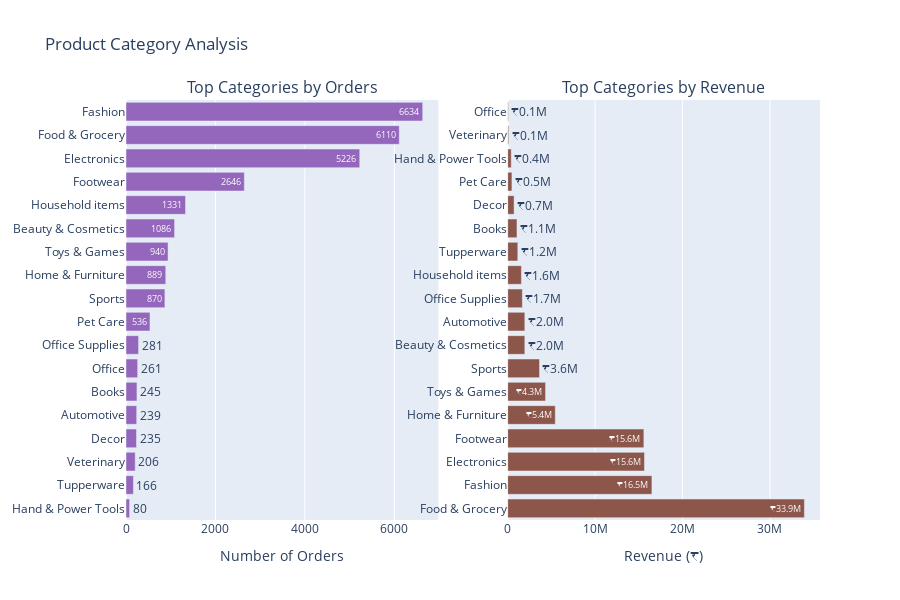
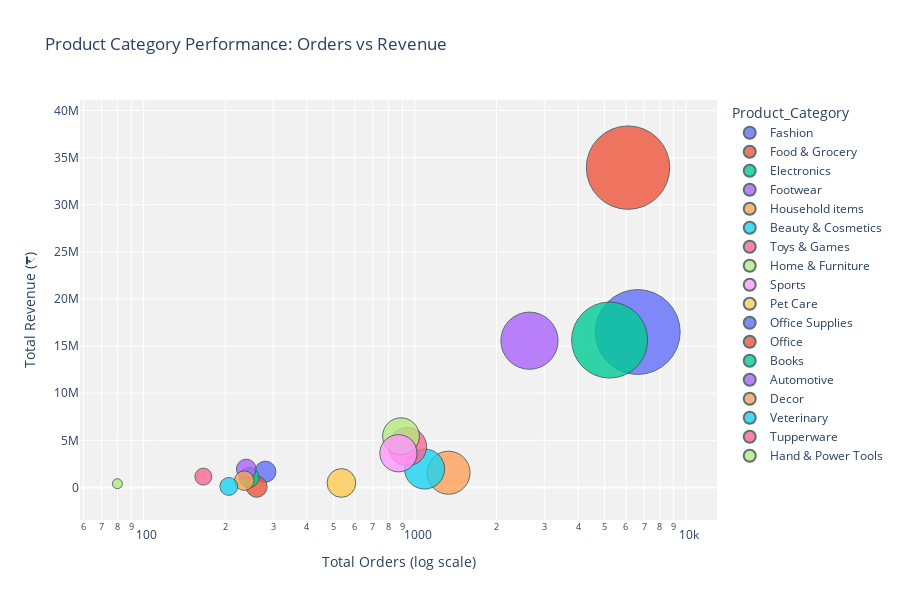

Here is the notebook cell these charts were saved with, in order:
### Markdown cell above
Product Analysis

### Code cell
### Product Analysis
# Clean and map product categories
df['Product_Category'] = df['Product_Category'].str.strip()

product_map = {
    'Auto': 'Automotive',
    'Clothing & Apparel': 'Fashion',
    'Electronics & Gadgets': 'Electronics',
    'Footwear & Shoes': 'Footwear',
    'Furniture': 'Home & Furniture',
    'Games & Toys': 'Toys & Games',
    'Sports Products': 'Sports',
    'Beauty': 'Beauty & Cosmetics',
    'Food': 'Food & Grocery',
    'Stationery': 'Office Supplies'
}

df['Product_Category'] = df['Product_Category'].map(product_map).fillna(df['Product_Category'])

product_analysis = df.groupby('Product_Category').agg(
    Customers=('User_ID', 'nunique'),
    Orders=('Orders', 'sum'),
    Revenue=('Amount', 'sum'),
    Avg_Spending=('Amount', 'mean')
).sort_values('Orders', ascending=False).reset_index()

# Sort by Revenue for the second plot
product_analysis_rev = product_analysis.sort_values('Revenue', ascending=False)

fig = make_subplots(
    rows=1, cols=2, 
    subplot_titles=('Top Categories by Orders', 'Top Categories by Revenue'),
    column_widths=[0.5, 0.5]
)

# Orders plot
fig.add_trace(go.Bar(
    y=product_analysis['Product_Category'], 
    x=product_analysis['Orders'],
    name='Orders', 
    orientation='h', 
    marker_color='#9467bd',
    text=product_analysis['Orders'],
    textposition='auto'
), row=1, col=1)

# Revenue plot
fig.add_trace(go.Bar(
    y=product_analysis_rev['Product_Category'], 
    x=product_analysis_rev['Revenue'],
    name='Revenue', 
    orientation='h', 
    marker_color='#8c564b',
    text=[f'₹{x/1000000:.1f}M' for x in product_analysis_rev['Revenue']],
    textposition='auto'
), row=1, col=2)

fig.update_layout(
    height=600, 
    title_text="Product Category Analysis", 
    showlegend=False,
    yaxis=dict(autorange="reversed")
)
fig.update_xaxes(title_text="Number of Orders", row=1, col=1)
fig.update_xaxes(title_text="Revenue (₹)", row=1, col=2)
fig.show()

# Product category bubble chart
fig = px.scatter(
    product_analysis, 
    x='Orders', 
    y='Revenue', 
    size='Customers', 
    color='Product_Category',
    hover_name='Product_Category', 
    log_x=True, 
    size_max=60,
    title='Product Category Performance: Orders vs Revenue',
    labels={'Orders': 'Total Orders (log scale)', 'Revenue': 'Total Revenue (₹)'}
)
fig.update_traces(
    marker=dict(opacity=0.8, line=dict(width=1, color='DarkSlateGrey')),
    selector=dict(mode='markers')
)
fig.update_layout(
    plot_bgcolor='rgba(240,240,240,0.9)',
    height=600
)
fig.show()

### Figure 1 — Plotly figure (JSON) as saved in the notebook; plotly's stock layout.template omitted (floating-point values rounded to 4 significant figures)
{"data": [{"marker": {"color": "#9467bd"}, "name": "Orders", "orientation": "h", "text": [6634.0, 6110.0, 5226.0, 2646.0, 1331.0, 1086.0, 940.0, 889.0, 870.0, 536.0, 281.0, 261.0, 245.0, 239.0, 235.0, 206.0, 166.0, 80.0], "textposition": "auto", "type": "bar", "x": [6634, 6110, 5226, 2646, 1331, 1086, 940, 889, 870, 536, 281, 261, 245, 239, 235, 206, 166, 80], "xaxis": "x", "y": ["Fashion", "Food & Grocery", "Electronics", "Footwear", "Household items", "Beauty & Cosmetics", "Toys & Games", "Home & Furniture", "Sports", "Pet Care", "Office Supplies", "Office", "Books", "Automotive", "Decor", "Veterinary", "Tupperware", "Hand & Power Tools"], "yaxis": "y"}, {"marker": {"color": "#8c564b"}, "name": "Revenue", "orientation": "h", "text": ["₹33.9M", "₹16.5M", "₹15.6M", "₹15.6M", "₹5.4M", "₹4.3M", "₹3.6M", "₹2.0M", "₹2.0M", "₹1.7M", "₹1.6M", "₹1.2M", "₹1.1M", "₹0.7M", "₹0.5M", "₹0.4M", "₹0.1M", "₹0.1M"], "textposition": "auto", "type": "bar", "x": [33933883, 16495019, 15643846, 15575209, 5440051, 4331694, 3635933, 1959484, 1958609, 1676051, 1569337, 1155642, 1061478, 730360, 482277, 405618, 112702, 81936], "xaxis": "x2", "y": ["Food & Grocery", "Fashion", "Electronics", "Footwear", "Home & Furniture", "Toys & Games", "Sports", "Beauty & Cosmetics", "Automotive", "Office Supplies", "Household items", "Tupperware", "Books", "Decor", "Pet Care", "Hand & Power Tools", "Veterinary", "Office"], "yaxis": "y2"}], "layout": {"annotations": [{"font": {"size": 16}, "showarrow": false, "text": "Top Categories by Orders", "x": 0.225, "xanchor": "center", "xref": "paper", "y": 1, "yanchor": "bottom", "yref": "paper"}, {"font": {"size": 16}, "showarrow": false, "text": "Top Categories by Revenue", "x": 0.775, "xanchor": "center", "xref": "paper", "y": 1, "yanchor": "bottom", "yref": "paper"}], "height": 600, "showlegend": false, "title": {"text": "Product Category Analysis"}, "xaxis": {"anchor": "y", "domain": [0, 0.45], "title": {"text": "Number of Orders"}}, "xaxis2": {"anchor": "y2", "domain": [0.55, 1], "title": {"text": "Revenue (₹)"}}, "yaxis": {"anchor": "x", "autorange": "reversed", "domain": [0, 1]}, "yaxis2": {"anchor": "x2", "domain": [0, 1]}}}

### Figure 2 — Plotly figure (JSON) as saved in the notebook; plotly's stock layout.template omitted (floating-point values rounded to 4 significant figures)
{"data": [{"hovertemplate": "<b>%{hovertext}</b><br><br>Product_Category=Fashion<br>Total Orders (log scale)=%{x}<br>Total Revenue (₹)=%{y}<br>Customers=%{marker.size}<extra></extra>", "hovertext": ["Fashion"], "legendgroup": "Fashion", "marker": {"color": "#636efa", "line": {"color": "DarkSlateGrey", "width": 1}, "opacity": 0.8, "size": [1757], "sizemode": "area", "sizeref": 0.4881, "symbol": "circle"}, "mode": "markers", "name": "Fashion", "orientation": "v", "showlegend": true, "type": "scatter", "x": [6634], "xaxis": "x", "y": [16495019], "yaxis": "y"}, {"hovertemplate": "<b>%{hovertext}</b><br><br>Product_Category=Food & Grocery<br>Total Orders (log scale)=%{x}<br>Total Revenue (₹)=%{y}<br>Customers=%{marker.size}<extra></extra>", "hovertext": ["Food & Grocery"], "legendgroup": "Food & Grocery", "marker": {"color": "#EF553B", "line": {"color": "DarkSlateGrey", "width": 1}, "opacity": 0.8, "size": [1698], "sizemode": "area", "sizeref": 0.4881, "symbol": "circle"}, "mode": "markers", "name": "Food & Grocery", "orientation": "v", "showlegend": true, "type": "scatter", "x": [6110], "xaxis": "x", "y": [33933883], "yaxis": "y"}, {"hovertemplate": "<b>%{hovertext}</b><br><br>Product_Category=Electronics<br>Total Orders (log scale)=%{x}<br>Total Revenue (₹)=%{y}<br>Customers=%{marker.size}<extra></extra>", "hovertext": ["Electronics"], "legendgroup": "Electronics", "marker": {"color": "#00cc96", "line": {"color": "DarkSlateGrey", "width": 1}, "opacity": 0.8, "size": [1410], "sizemode": "area", "sizeref": 0.4881, "symbol": "circle"}, "mode": "markers", "name": "Electronics", "orientation": "v", "showlegend": true, "type": "scatter", "x": [5226], "xaxis": "x", "y": [15643846], "yaxis": "y"}, {"hovertemplate": "<b>%{hovertext}</b><br><br>Product_Category=Footwear<br>Total Orders (log scale)=%{x}<br>Total Revenue (₹)=%{y}<br>Customers=%{marker.size}<extra></extra>", "hovertext": ["Footwear"], "legendgroup": "Footwear", "marker": {"color": "#ab63fa", "line": {"color": "DarkSlateGrey", "width": 1}, "opacity": 0.8, "size": [798], "sizemode": "area", "sizeref": 0.4881, "symbol": "circle"}, "mode": "markers", "name": "Footwear", "orientation": "v", "showlegend": true, "type": "scatter", "x": [2646], "xaxis": "x", "y": [15575209], "yaxis": "y"}, {"hovertemplate": "<b>%{hovertext}</b><br><br>Product_Category=Household items<br>Total Orders (log scale)=%{x}<br>Total Revenue (₹)=%{y}<br>Customers=%{marker.size}<extra></extra>", "hovertext": ["Household items"], "legendgroup": "Household items", "marker": {"color": "#FFA15A", "line": {"color": "DarkSlateGrey", "width": 1}, "opacity": 0.8, "size": [453], "sizemode": "area", "sizeref": 0.4881, "symbol": "circle"}, "mode": "markers", "name": "Household items", "orientation": "v", "showlegend": true, "type": "scatter", "x": [1331], "xaxis": "x", "y": [1569337], "yaxis": "y"}, {"hovertemplate": "<b>%{hovertext}</b><br><br>Product_Category=Beauty & Cosmetics<br>Total Orders (log scale)=%{x}<br>Total Revenue (₹)=%{y}<br>Customers=%{marker.size}<extra></extra>", "hovertext": ["Beauty & Cosmetics"], "legendgroup": "Beauty & Cosmetics", "marker": {"color": "#19d3f3", "line": {"color": "DarkSlateGrey", "width": 1}, "opacity": 0.8, "size": [391], "sizemode": "area", "sizeref": 0.4881, "symbol": "circle"}, "mode": "markers", "name": "Beauty & Cosmetics", "orientation": "v", "showlegend": true, "type": "scatter", "x": [1086], "xaxis": "x", "y": [1959484], "yaxis": "y"}, {"hovertemplate": "<b>%{hovertext}</b><br><br>Product_Category=Toys & Games<br>Total Orders (log scale)=%{x}<br>Total Revenue (₹)=%{y}<br>Customers=%{marker.size}<extra></extra>", "hovertext": ["Toys & Games"], "legendgroup": "Toys & Games", "marker": {"color": "#FF6692", "line": {"color": "DarkSlateGrey", "width": 1}, "opacity": 0.8, "size": [354], "sizemode": "area", "sizeref": 0.4881, "symbol": "circle"}, "mode": "markers", "name": "Toys & Games", "orientation": "v", "showlegend": true, "type": "scatter", "x": [940], "xaxis": "x", "y": [4331694], "yaxis": "y"}, {"hovertemplate": "<b>%{hovertext}</b><br><br>Product_Category=Home & Furniture<br>Total Orders (log scale)=%{x}<br>Total Revenue (₹)=%{y}<br>Customers=%{marker.size}<extra></extra>", "hovertext": ["Home & Furniture"], "legendgroup": "Home & Furniture", "marker": {"color": "#B6E880", "line": {"color": "DarkSlateGrey", "width": 1}, "opacity": 0.8, "size": [330], "sizemode": "area", "sizeref": 0.4881, "symbol": "circle"}, "mode": "markers", "name": "Home & Furniture", "orientation": "v", "showlegend": true, "type": "scatter", "x": [889], "xaxis": "x", "y": [5440051], "yaxis": "y"}, {"hovertemplate": "<b>%{hovertext}</b><br><br>Product_Category=Sports<br>Total Orders (log scale)=%{x}<br>Total Revenue (₹)=%{y}<br>Customers=%{marker.size}<extra></extra>", "hovertext": ["Sports"], "legendgroup": "Sports", "marker": {"color": "#FF97FF", "line": {"color": "DarkSlateGrey", "width": 1}, "opacity": 0.8, "size": [338], "sizemode": "area", "sizeref": 0.4881, "symbol": "circle"}, "mode": "markers", "name": "Sports", "orientation": "v", "showlegend": true, "type": "scatter", "x": [870], "xaxis": "x", "y": [3635933], "yaxis": "y"}, {"hovertemplate": "<b>%{hovertext}</b><br><br>Product_Category=Pet Care<br>Total Orders (log scale)=%{x}<br>Total Revenue (₹)=%{y}<br>Customers=%{marker.size}<extra></extra>", "hovertext": ["Pet Care"], "legendgroup": "Pet Care", "marker": {"color": "#FECB52", "line": {"color": "DarkSlateGrey", "width": 1}, "opacity": 0.8, "size": [201], "sizemode": "area", "sizeref": 0.4881, "symbol": "circle"}, "mode": "markers", "name": "Pet Care", "orientation": "v", "showlegend": true, "type": "scatter", "x": [536], "xaxis": "x", "y": [482277], "yaxis": "y"}, {"hovertemplate": "<b>%{hovertext}</b><br><br>Product_Category=Office Supplies<br>Total Orders (log scale)=%{x}<br>Total Revenue (₹)=%{y}<br>Customers=%{marker.size}<extra></extra>", "hovertext": ["Office Supplies"], "legendgroup": "Office Supplies", "marker": {"color": "#636efa", "line": {"color": "DarkSlateGrey", "width": 1}, "opacity": 0.8, "size": [109], "sizemode": "area", "sizeref": 0.4881, "symbol": "circle"}, "mode": "markers", "name": "Office Supplies", "orientation": "v", "showlegend": true, "type": "scatter", "x": [281], "xaxis": "x", "y": [1676051], "yaxis": "y"}, {"hovertemplate": "<b>%{hovertext}</b><br><br>Product_Category=Office<br>Total Orders (log scale)=%{x}<br>Total Revenue (₹)=%{y}<br>Customers=%{marker.size}<extra></extra>", "hovertext": ["Office"], "legendgroup": "Office", "marker": {"color": "#EF553B", "line": {"color": "DarkSlateGrey", "width": 1}, "opacity": 0.8, "size": [108], "sizemode": "area", "sizeref": 0.4881, "symbol": "circle"}, "mode": "markers", "name": "Office", "orientation": "v", "showlegend": true, "type": "scatter", "x": [261], "xaxis": "x", "y": [81936], "yaxis": "y"}, {"hovertemplate": "<b>%{hovertext}</b><br><br>Product_Category=Books<br>Total Orders (log scale)=%{x}<br>Total Revenue (₹)=%{y}<br>Customers=%{marker.size}<extra></extra>", "hovertext": ["Books"], "legendgroup": "Books", "marker": {"color": "#00cc96", "line": {"color": "DarkSlateGrey", "width": 1}, "opacity": 0.8, "size": [98], "sizemode": "area", "sizeref": 0.4881, "symbol": "circle"}, "mode": "markers", "name": "Books", "orientation": "v", "showlegend": true, "type": "scatter", "x": [245], "xaxis": "x", "y": [1061478], "yaxis": "y"}, {"hovertemplate": "<b>%{hovertext}</b><br><br>Product_Category=Automotive<br>Total Orders (log scale)=%{x}<br>Total Revenue (₹)=%{y}<br>Customers=%{marker.size}<extra></extra>", "hovertext": ["Automotive"], "legendgroup": "Automotive", "marker": {"color": "#ab63fa", "line": {"color": "DarkSlateGrey", "width": 1}, "opacity": 0.8, "size": [95], "sizemode": "area", "sizeref": 0.4881, "symbol": "circle"}, "mode": "markers", "name": "Automotive", "orientation": "v", "showlegend": true, "type": "scatter", "x": [239], "xaxis": "x", "y": [1958609], "yaxis": "y"}, {"hovertemplate": "<b>%{hovertext}</b><br><br>Product_Category=Decor<br>Total Orders (log scale)=%{x}<br>Total Revenue (₹)=%{y}<br>Customers=%{marker.size}<extra></extra>", "hovertext": ["Decor"], "legendgroup": "Decor", "marker": {"color": "#FFA15A", "line": {"color": "DarkSlateGrey", "width": 1}, "opacity": 0.8, "size": [94], "sizemode": "area", "sizeref": 0.4881, "symbol": "circle"}, "mode": "markers", "name": "Decor", "orientation": "v", "showlegend": true, "type": "scatter", "x": [235], "xaxis": "x", "y": [730360], "yaxis": "y"}, {"hovertemplate": "<b>%{hovertext}</b><br><br>Product_Category=Veterinary<br>Total Orders (log scale)=%{x}<br>Total Revenue (₹)=%{y}<br>Customers=%{marker.size}<extra></extra>", "hovertext": ["Veterinary"], "legendgroup": "Veterinary", "marker": {"color": "#19d3f3", "line": {"color": "DarkSlateGrey", "width": 1}, "opacity": 0.8, "size": [78], "sizemode": "area", "sizeref": 0.4881, "symbol": "circle"}, "mode": "markers", "name": "Veterinary", "orientation": "v", "showlegend": true, "type": "scatter", "x": [206], "xaxis": "x", "y": [112702], "yaxis": "y"}, {"hovertemplate": "<b>%{hovertext}</b><br><br>Product_Category=Tupperware<br>Total Orders (log scale)=%{x}<br>Total Revenue (₹)=%{y}<br>Customers=%{marker.size}<extra></extra>", "hovertext": ["Tupperware"], "legendgroup": "Tupperware", "marker": {"color": "#FF6692", "line": {"color": "DarkSlateGrey", "width": 1}, "opacity": 0.8, "size": [70], "sizemode": "area", "sizeref": 0.4881, "symbol": "circle"}, "mode": "markers", "name": "Tupperware", "orientation": "v", "showlegend": true, "type": "scatter", "x": [166], "xaxis": "x", "y": [1155642], "yaxis": "y"}, {"hovertemplate": "<b>%{hovertext}</b><br><br>Product_Category=Hand & Power Tools<br>Total Orders (log scale)=%{x}<br>Total Revenue (₹)=%{y}<br>Customers=%{marker.size}<extra></extra>", "hovertext": ["Hand & Power Tools"], "legendgroup": "Hand & Power Tools", "marker": {"color": "#B6E880", "line": {"color": "DarkSlateGrey", "width": 1}, "opacity": 0.8, "size": [24], "sizemode": "area", "sizeref": 0.4881, "symbol": "circle"}, "mode": "markers", "name": "Hand & Power Tools", "orientation": "v", "showlegend": true, "type": "scatter", "x": [80], "xaxis": "x", "y": [405618], "yaxis": "y"}], "layout": {"height": 600, "legend": {"itemsizing": "constant", "title": {"text": "Product_Category"}, "tracegroupgap": 0}, "plot_bgcolor": "rgba(240,240,240,0.9)", "title": {"text": "Product Category Performance: Orders vs Revenue"}, "xaxis": {"anchor": "y", "domain": [0, 1], "title": {"text": "Total Orders (log scale)"}, "type": "log"}, "yaxis": {"anchor": "x", "domain": [0, 1], "title": {"text": "Total Revenue (₹)"}}}}
